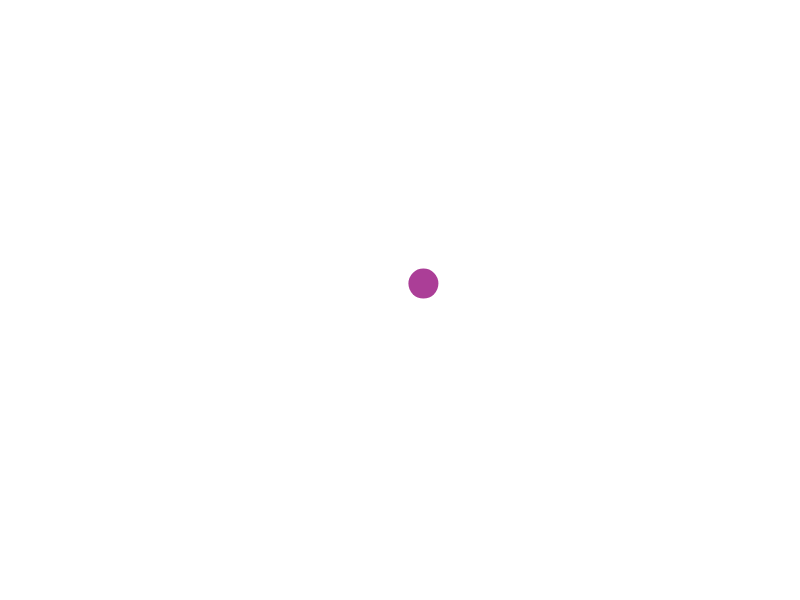
Frame 1 (no input)
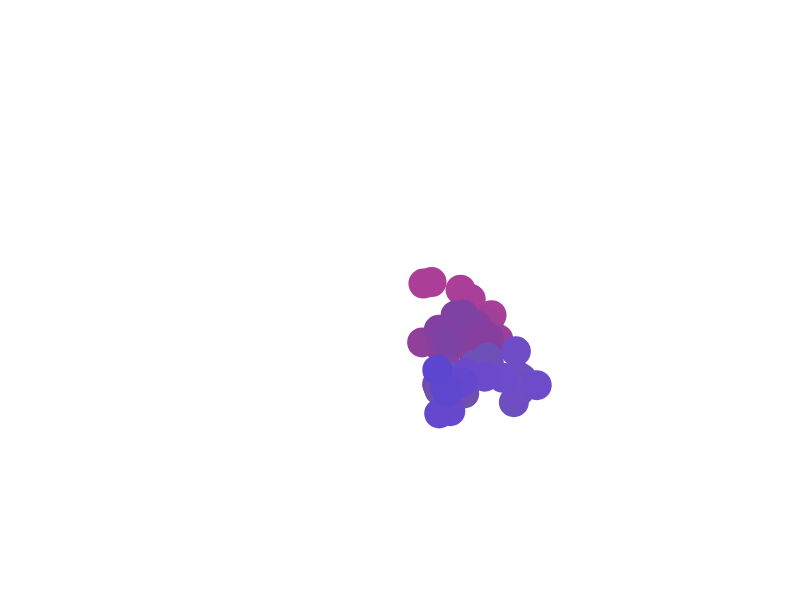
Frame 60 (no input)
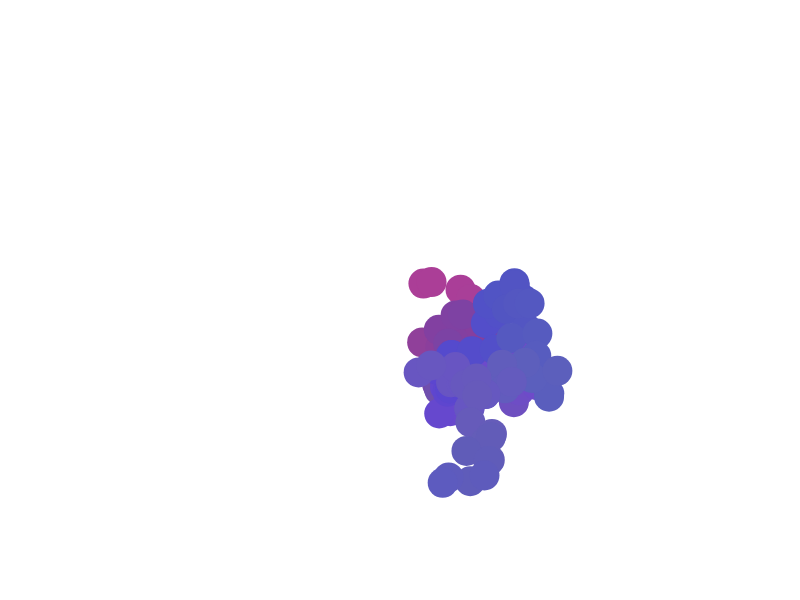
Frame 120 (the mouse pressed at the canvas centre since frame 60)

The p5.js sketch that drew these frames (run headless with seeded random() and noise() and a simulated clock; from frame 60 on, the mouse is pressed at the canvas centre):

// p5.js sketch
// ── sketch.js
function setup() {
  createCanvas(800, 600);
  background(255);

  pos = createVector(width / 2, height / 2);
  // vel = createVector(3, 3);
}

let tc = 0;
let td = 0;

function draw() {
  // background(255);

  let vel = p5.Vector.random2D();
  // let vel = createVector(10 - noise(td), noise(td + 10000));
  vel.mult(random(40));
  pos.add(vel);

  pos = contain(pos);

  noStroke()
  fill(map(noise(tc), 0, 1, 0, 255),
      map(noise(tc + 100), 0, 1, 0, 255),
      map(noise(tc + 1000), 0, 1, 0, 255));

  circle(pos.x, pos.y, 30);

  tc += 0.01;
  td += 1;
}

function contain(pos) {
  if (pos.x < 0) {
    pos.x += width;
  } else if (pos.x > width) {
    pos.x -= width;
  }

  if (pos.y < 0) {
    pos.y += height;
  } else if (pos.y > height) {
    pos.y -= height;
  }

  return pos
}
